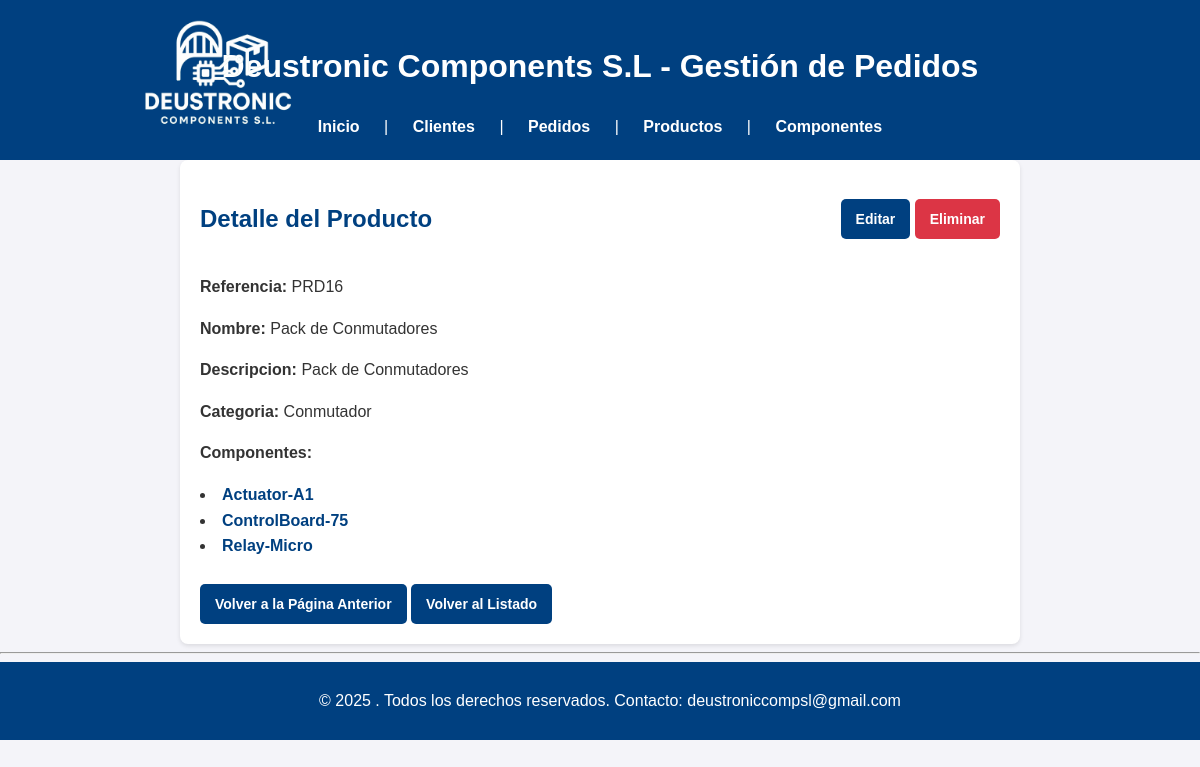
The app's page /productos/26/ with its own data.
### appEntrega/models.py (models this page shows, shortened)
class Producto(models.Model):
    referencia = models.CharField(max_length=50, unique=True)
    nombre = models.CharField(max_length=100)
    descripcion = models.TextField()
    categoria = models.CharField(max_length=100)
    componentes = models.ManyToManyField(Componente, related_name='productos')

class Componente(models.Model):
    codigo_referencia = models.CharField(max_length=50, unique=True)
    nombre_modelo = models.CharField(max_length=100)
    tipo_componente = models.CharField(max_length=100)
    proveedor = models.CharField(max_length=100)
    precio = models.DecimalField(max_digits=10, decimal_places=2)
    especificaciones_tecnicas = models.TextField()
    archivo = models.FileField(upload_to='componentes/', null=True, blank=True)

### appEntrega/views.py (the view)
# urls.py: path("productos/<int:pk>/", ProductoDetailView.as_view(), name="producto_detalle"),
class ProductoDetailView(DetailView):
    model = Producto
    template_name= 'producto_detalle.html'
    context_object_name = 'producto'

### appEntrega/templates/producto_detalle.html (shortened to what this page needs)
{% extends "base.html" %}
{% block content %}
<div style="display: flex; align-items: center; justify-content: space-between;">
    <h2>Detalle del Producto</h2>
    <div>
        <a href="{% url 'producto_editar' producto.id %}" class="button">Editar</a>
        <a href="{% url 'producto_eliminar' producto.id %}" class="btn-eliminar">Eliminar</a>
    </div>
</div>
<p><strong>Referencia:</strong> {{ producto.referencia }}</p>
<p><strong>Nombre:</strong> {{ producto.nombre }}</p>
<p><strong>Descripcion:</strong> {{ producto.descripcion }}</p>
<p><strong>Categoria:</strong> {{producto.categoria }}</p>
<p><strong>Componentes:</strong></p>
{% for componente in producto.componentes.all %}
        <li>
            <a href="{% url 'componente_detalle' componente.id %}" class = 'detalle_link'>{{ componente.nombre_modelo }}</a>
        </li>
    {% empty %}
        <li>No hay componentes asociados a este producto.</li>
    {% endfor %}
<br>
<a href="javascript:history.back()" class="button">Volver a la Página Anterior</a>
<a href="{% url 'pedido_listado' %}" class="button">Volver al Listado</a>
{% endblock %}

### appEntrega/static/CSS/stylesheet.css (style rules this page uses)
body { font-family: 'Arial', sans-serif; line-height: 1.6; margin: 0; padding: 0; background-color: #f4f4f9; color: #333; }
h2 { color: #004080; margin-bottom: 20px; }
button, a.button { display: inline-flex; align-items: center; justify-content: center; background-color: #004080; color: white; padding: 10px 15px; text-decoration: none; border: none; border-radius: 5px; cursor: pointer; font-size: 14px; font-weight: bold; text-align: center; transition: background-color 0.3s, color 0.3s; height: 40px; box-sizing: border-box; }
.btn-eliminar { display: inline-flex; align-items: center; justify-content: center; background-color: #dc3545; color: white; padding: 10px 15px; text-decoration: none; border: none; border-radius: 5px; cursor: pointer; font-size: 14px; font-weight: bold; text-align: center; transition: background-color 0.3s ease, color 0.3s ease; height: 40px; box-sizing: border-box; }
a.detalle_link { color: #004080; text-decoration: none; font-weight: bold; transition: color 0.3s; }

### records on screen
Producto: referencia "PRD16", nombre "Pack de Conmutadores", descripcion "Pack de Conmutadores", categoria "Conmutador"
Componente: nombre_modelo "Actuator-A1"
Componente: nombre_modelo "ControlBoard-75"
Componente: nombre_modelo "Relay-Micro"
